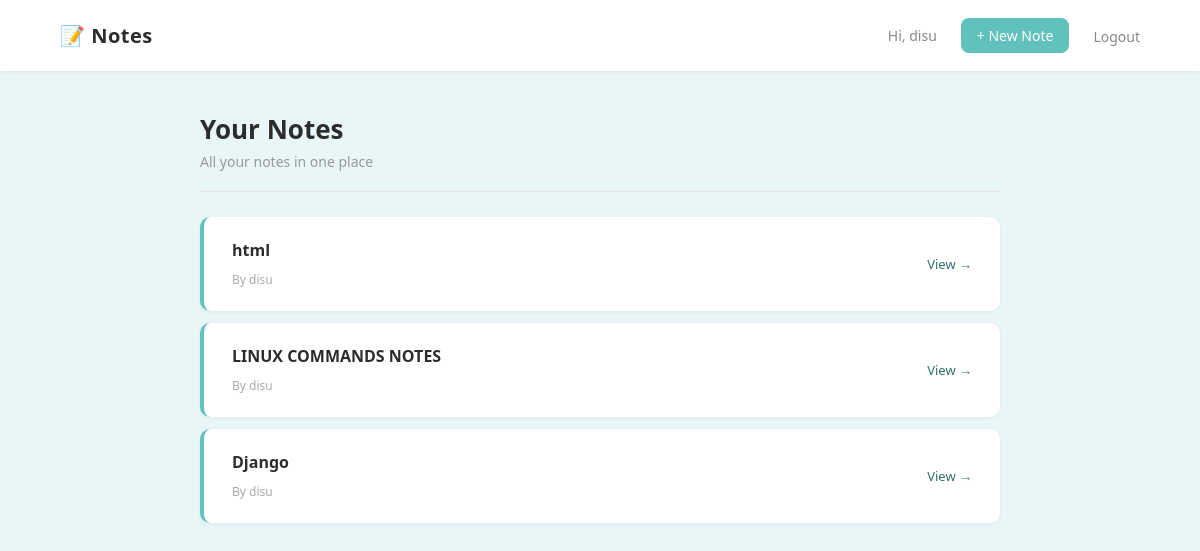
Page / (signed in) on the earlier database version.
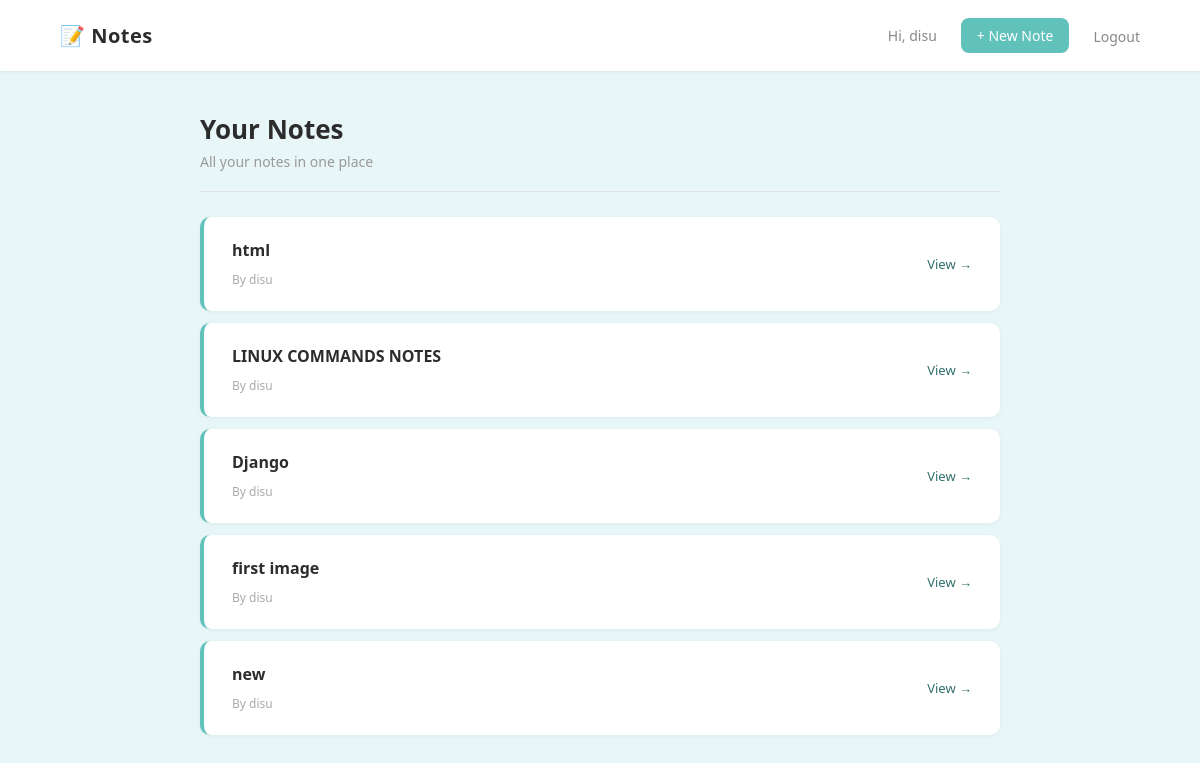
Same page on the later database version.
### task/models.py (models this page shows, shortened)
class Task(models.Model):
    title = models.CharField(max_length=100)
    content = RichTextUploadingField()
    task_manager = models.ForeignKey(
    User,
    on_delete=models.CASCADE,
    null=True,
    blank=True
)

### task/views.py (the view)
# urls.py: path('',TaskListView.as_view(),name='task-home'),
class TaskListView(LoginRequiredMixin, ListView):
    model = Task
    template_name = 'task/home.html'
    context_object_name = 'tasks'
    def get_queryset(self):
        return Task.objects.filter(task_manager=self.request.user)

### task/templates/task/home.html (shortened to what this page needs)
<!DOCTYPE html>
<html>
<head>
</head>
<body style="background:#e9f6f7; font-family:Segoe UI, Arial, sans-serif; margin:0; min-height:100vh;">
    <div style="display:flex; justify-content:space-between; align-items:center; padding:18px 60px; background:white; box-shadow:0 1px 4px rgba(0,0,0,0.07); position:sticky; top:0; z-index:10;">
        <h2 style="margin:0; color:#2c2c2c; font-size:20px; letter-spacing:0.5px;">📝 Notes</h2>
        <div style="display:flex; gap:24px; align-items:center;">
            {% if user.is_authenticated %}
                <span style="color:#888; font-size:14px;">Hi, {{ user.username }}</span>
                <a href="/task/new/" style="text-decoration:none; color:#fff; background:#61c1bb; padding:8px 16px; border-radius:8px; font-size:14px; font-weight:500;">+ New Note</a>
                <form method="POST" action="/logout/" style="display:inline; margin:0; padding:0;">
                    <button type="submit" style="background:none; border:none; color:#888; font-size:14px; cursor:pointer; padding:0; font-family:Segoe UI, Arial, sans-serif;">Logout</button>
                </form>
            {% else %}
                <a href="/register/" style="text-decoration:none; color:#555; font-size:14px;">Register</a>
                <a href="/login/" style="text-decoration:none; color:#fff; background:#61c1bb; padding:8px 16px; border-radius:8px; font-size:14px;">Login</a>
            {% endif %}
        </div>
    </div>
    <div style="max-width:800px; margin:40px auto 20px; padding:0 20px;">
        <h1 style="margin:0 0 5px; color:#2c2c2c; font-size:26px;">Your Notes</h1>
        <p style="color:#999; margin:0; font-size:14px;">All your notes in one place</p>
    </div>
    <div style="max-width:800px; margin:0 auto 25px; padding:0 20px;">
        <hr style="border:none; border-top:1px solid #e4e4e4;">
    </div>
    <div style="max-width:800px; margin:auto; padding:0 20px 60px;">
        {% for task in tasks %}
        <div style="background:white; padding:22px 28px; margin-bottom:12px; border-radius:10px; box-shadow:0 1px 4px rgba(0,0,0,0.05); border-left:4px solid #61c1bb; display:flex; justify-content:space-between; align-items:center;">
            <div>
                <a href="/task/{{ task.id }}/" style="text-decoration:none;">
                    <h3 style="margin:0 0 6px; color:#2c2c2c; font-size:16px;">{{ task.title }}</h3>
                </a>
                <span style="font-size:12px; color:#aaa;">By {{ task.task_manager }}</span>
            </div>
            <a href="/task/{{ task.id }}/" style="text-decoration:none; color:#31706c; font-size:13px;">View →</a>
        </div>
        {% endfor %}
    </div>
</body>
</html>

Differences in the rows shown:
added Task: title "first image", task_manager "disu"
added Task: title "new", task_manager "disu"
